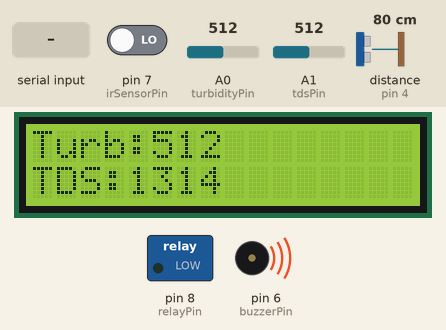
A sketch run on a simulated Arduino Uno, built with avr-gcc and run on an emulated ATmega328P. Parts: 16×2 character LCD, switched loads named in the sketch (green lamp = pin HIGH), buzzer (waves = sounding, pin HIGH). Wiring (inferred from the names in the program): ultrasonic range finder: trigger pin 5; echo pin 4. Inputs (shaded band) come from the test bench; at power-on: distance to the obstacle (sensor on pin 4) 80 cm, A1 (tdsPin) = 512, A0 (turbidityPin) = 512, pin 7 (irSensorPin) LOW. The echo pulse lasts 58.3 µs per cm; random numbers use the default seed unless the sketch sets one; pins used as bus, display or sensor lines are not drawn; what the sketch prints to the serial monitor is not drawn.

Above: at 2.7 s.
2.8 s: "RELAY_ON\n" received over Serial
At 5.5 s:
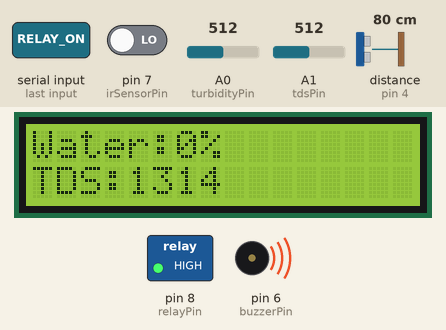
6.0 s: "RELAY_OFF\n" received over Serial
At 7.5 s:
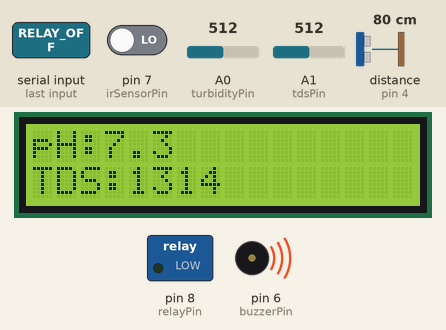
8.5 s: distance to the obstacle (sensor on pin 4) set to 4 cm
11.7 s: A1 (tdsPin) set to 490
At 13.0 s:
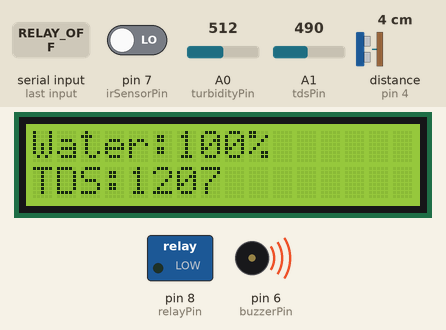
14.9 s: A0 (turbidityPin) set to 490
At 17.0 s:
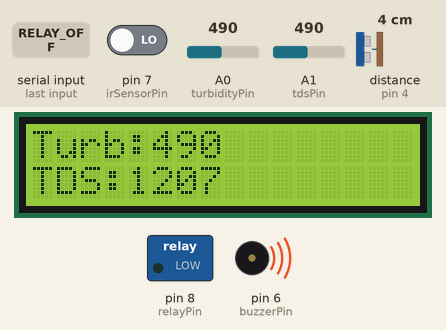
17.8 s: distance to the obstacle (sensor on pin 4) set to 9 cm
At 19.0 s:
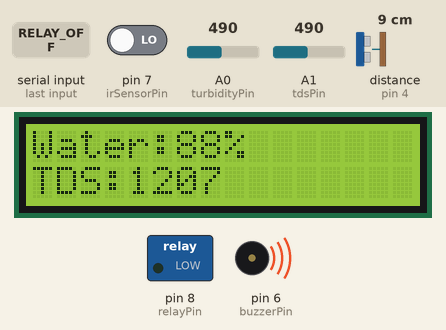
Timing chart, 0 to 20.8 s (numbered marks = the images above; inputs shaded):
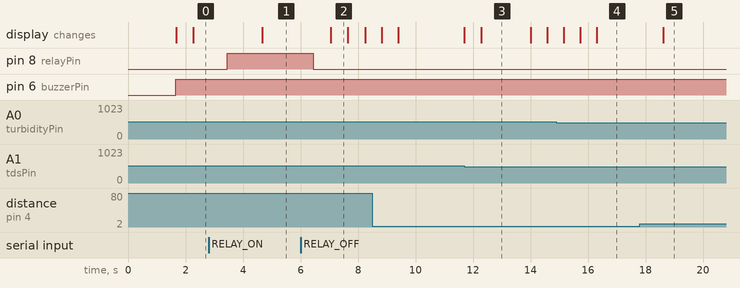

Measured:
- after the input at 2.8 s, pin 8 (relayPin): LOW → HIGH after 0.65 s
- after the input at 6.0 s, pin 8 (relayPin): HIGH → LOW after 0.44 s
- what the display in image 2 shows lasts 0.6 s, from 7.1 s to 7.7 s
- what the display in image 3 shows lasts 1.7 s, from 12.3 s to 14.0 s

The sketch:

water_quality_monitor_arduino.ino
```cpp
#include <Wire.h>
#include <LiquidCrystal_I2C.h>

// ---------- CONFIG ----------
LiquidCrystal_I2C lcd(0x27, 16, 2);

// Pins
const int relayPin = 8;
const int buzzerPin = 6;
const int turbidityPin = A0;
const int tdsPin = A1;
const int irSensorPin = 7;

const int trigPinTank = 5;
const int echoPinTank = 4;

// Tank calibration
const int tankEmptyDist = 30;
const int tankFullDist = 5;

// Variables
int waterLevelPct = 0;

// Manual control
bool manualMode = false;
bool relayState = false;

// ---------- ULTRASONIC ----------
int readTankDistance() {
  long total = 0;
  int count = 0;

  for (int i = 0; i < 5; i++) {
    digitalWrite(trigPinTank, LOW);
    delayMicroseconds(2);
    digitalWrite(trigPinTank, HIGH);
    delayMicroseconds(10);
    digitalWrite(trigPinTank, LOW);

    long duration = pulseIn(echoPinTank, HIGH, 30000);

    if (duration > 0) {
      int d = duration * 0.034 / 2;
      if (d > 2 && d < 400) {
        total += d;
        count++;
      }
    }
    delay(10);
  }

  if (count == 0) return -1;
  return total / count;
}

// ---------- SETUP ----------
void setup() {
  Serial.begin(9600);

  pinMode(relayPin, OUTPUT);
  pinMode(buzzerPin, OUTPUT);
  pinMode(irSensorPin, INPUT);
  pinMode(trigPinTank, OUTPUT);
  pinMode(echoPinTank, INPUT);

  digitalWrite(relayPin, LOW);
  digitalWrite(buzzerPin, LOW);

  lcd.init();
  lcd.backlight();
  lcd.clear();
  lcd.setCursor(0, 0);
  lcd.print("SYSTEM STARTED");
  delay(1500);

  randomSeed(analogRead(0)); // seed randomness
}

// ---------- LOOP ----------
void loop() {

  // ===== RECEIVE FROM ESP =====
  if (Serial.available()) {
    String cmd = Serial.readStringUntil('\n');
    cmd.trim();

    if (cmd == "RELAY_ON") {
      manualMode = true;
      relayState = true;
    }
    else if (cmd == "RELAY_OFF") {
      manualMode = true;
      relayState = false;
    }
    else if (cmd == "RELAY_AUTO") {
      manualMode = false;
    }
  }

  // ===== RANDOM pH VALUE =====
  float phValue = random(65, 76) / 10.0;  // 6.5 to 7.5

  // ===== Sensors =====
  int turbRaw = analogRead(turbidityPin);
  int tdsRaw = analogRead(tdsPin);

  float voltage = tdsRaw * 5.0 / 1024.0;
  float tdsPpm = (133.42 * pow(voltage, 3)
                 - 255.86 * pow(voltage, 2)
                 + 857.39 * voltage) * 0.5;

  bool glassDetected = (digitalRead(irSensorPin) == LOW);

  int dist = readTankDistance();
  if (dist != -1) {
    int rawPct = map(dist, tankEmptyDist, tankFullDist, 0, 100);
    waterLevelPct = constrain(rawPct, 0, 100);
  }

  // ===== CONDITIONS =====
  bool tankOK = waterLevelPct > 5;
  bool phOK = (phValue >= 6.5 && phValue <= 7.5);
  bool tdsOK = (tdsPpm < 500);

  String status;

  if (manualMode) {
    digitalWrite(relayPin, relayState ? HIGH : LOW);
    status = relayState ? "MANUAL ON" : "MANUAL OFF";
  } else {
    if (glassDetected && tankOK && phOK && tdsOK) {
      digitalWrite(relayPin, HIGH);
      digitalWrite(buzzerPin, LOW);
      status = "RUN";
    } else {
      digitalWrite(relayPin, LOW);
      digitalWrite(buzzerPin, HIGH);

      if (!glassDetected) status = "NO GLASS";
      else status = "LOW WATER";
    }
  }

  // ===== LCD DISPLAY =====
  static int screen = 0;
  static unsigned long lastSwitch = 0;

  if (millis() - lastSwitch > 2000) {
    screen++;
    if (screen > 2) screen = 0;
    lastSwitch = millis();
  }

  lcd.clear();

  if (screen == 0) {
    lcd.setCursor(0, 0);
    lcd.print("pH:");
    lcd.print(phValue, 1);

    lcd.setCursor(0, 1);
    lcd.print("TDS:");
    lcd.print((int)tdsPpm);
  }

  else if (screen == 1) {
    lcd.setCursor(0, 0);
    lcd.print("Turb:");
    lcd.print(turbRaw);

    lcd.setCursor(0, 1);
    lcd.print("TDS:");
    lcd.print((int)tdsPpm);
  }

  else {
    lcd.setCursor(0, 0);
    lcd.print("Water:");
    lcd.print(waterLevelPct);
    lcd.print("%");

    lcd.setCursor(0, 1);
    lcd.print("TDS:");
    lcd.print((int)tdsPpm);
  }

  // ===== SERIAL TO ESP =====
  Serial.print(phValue); Serial.print(",");
  Serial.print(tdsPpm); Serial.print(",");
  Serial.print(turbRaw); Serial.print(",");
  Serial.print(waterLevelPct); Serial.print(",");
  Serial.print(glassDetected); Serial.print(",");
  Serial.println(status);

  delay(500);
}
```
